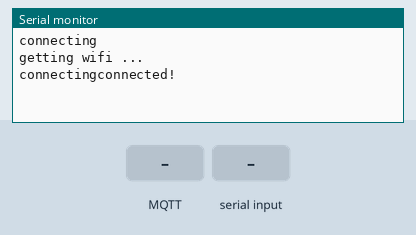
This sketch was run on a simulated ESP8266 (Wemos D1 mini). Shown: the last lines printed to the serial monitor. The inputs (shaded band) are chosen by the test bench. WiFi joins after 1.5 s; servers stay silent unless stated; no MQTT or app messages arrive unless stated.

Above: at 4.2 s.
4.3 s: MQTT message "1" arrives on the first subscribed topic
At 5.5 s:
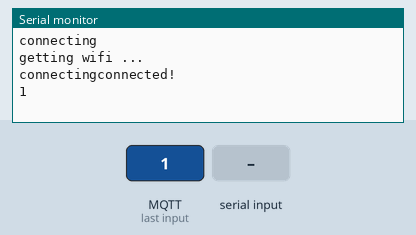
5.8 s: MQTT message "on" arrives on the first subscribed topic
At 6.8 s:
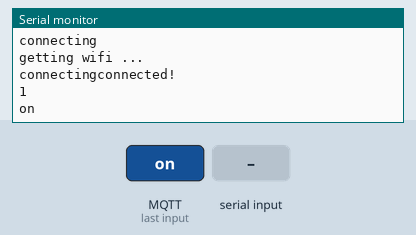
7.3 s: MQTT message "off" arrives on the first subscribed topic
At 7.8 s:
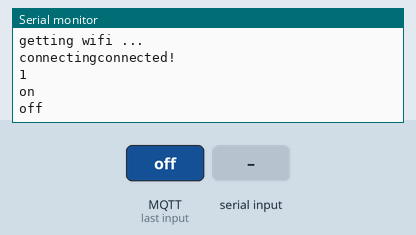
8.8 s: "0\n" received over the second serial link
At 9.1 s:
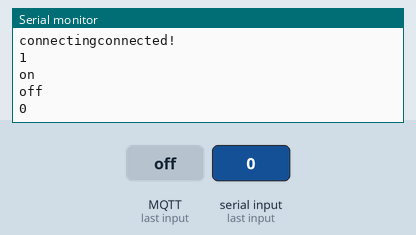
10.3 s: "2\n" received over the second serial link
At 11.3 s:
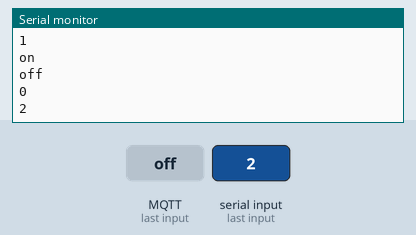

Measured:
- after the input at 4.3 s, the serial monitor: prints a new line at once (image 1)
- after the input at 5.8 s, the serial monitor: prints a new line at once (image 2)
- after the input at 7.3 s, the serial monitor: prints a new line at once (image 3)
- after the input at 8.8 s, the serial monitor: prints a new line at once (image 4)
- after the input at 10.3 s, the serial monitor: prints a new line at once (image 5)

The sketch:

Wemos_Data_Bridge.ino
```cpp
/*
This code allows an arduino wemos to function as a data bridge between the MeetNow and the DailyMeet.
For the communication with the arduino Mega it uses a Software Serial communication.
For the communication with the other device it uses a MQTT server.
*/

// ---------------
// -- Libraries --
// ---------------

#include <ESP8266WiFi.h>
#include <MQTT.h>
#include <SoftwareSerial.h>
SoftwareSerial mySerial(D6, D7); //RX, TX
WiFiClient net;
MQTTClient client;


// ---------------
// -- Variables --
// ---------------

const char ssid[] = "iot-net";
const char pass[] = "interactive";

long startbookings[24];
long endbookings[24];
int NUMevents = 0;

// ------------------
// -- Setup & Loop --
// ------------------

void setup() {
  Serial.begin(19200);
  mySerial.begin(9600);
  WiFi.begin(ssid, pass);
  client.begin("192.168.1.23", net);
  client.onMessage(messageReceived);
  Serial.println("connecting");
  connect();
  delay(1000);
}

void loop() {
  client.loop();
  delay(10);
  if (!client.connected()) {
    connect();
  }
  if (mySerial.available() > 0) {
    String nextmeeting = mySerial.readStringUntil('\n');
    Serial.println(nextmeeting);
    client.publish("/meet/now/", nextmeeting);
  }
}

// ---------------
// -- Functions --
// ---------------

void connect() {
  Serial.println("getting wifi ...");
  while (WiFi.status() != WL_CONNECTED) {
    delay(1000);
  }
  Serial.print("connecting");
  while (!client.connect("MeetNow", "sharing", "caring")) {
    Serial.print(".");
    delay(1000);
  }
  client.subscribe("/meet/daily/");

  Serial.println("connected!");
}

void messageReceived(String &topic, String &payload) {
  Serial.println(payload);
  mySerial.write(payload.c_str());
  mySerial.write('\n');
}
```
